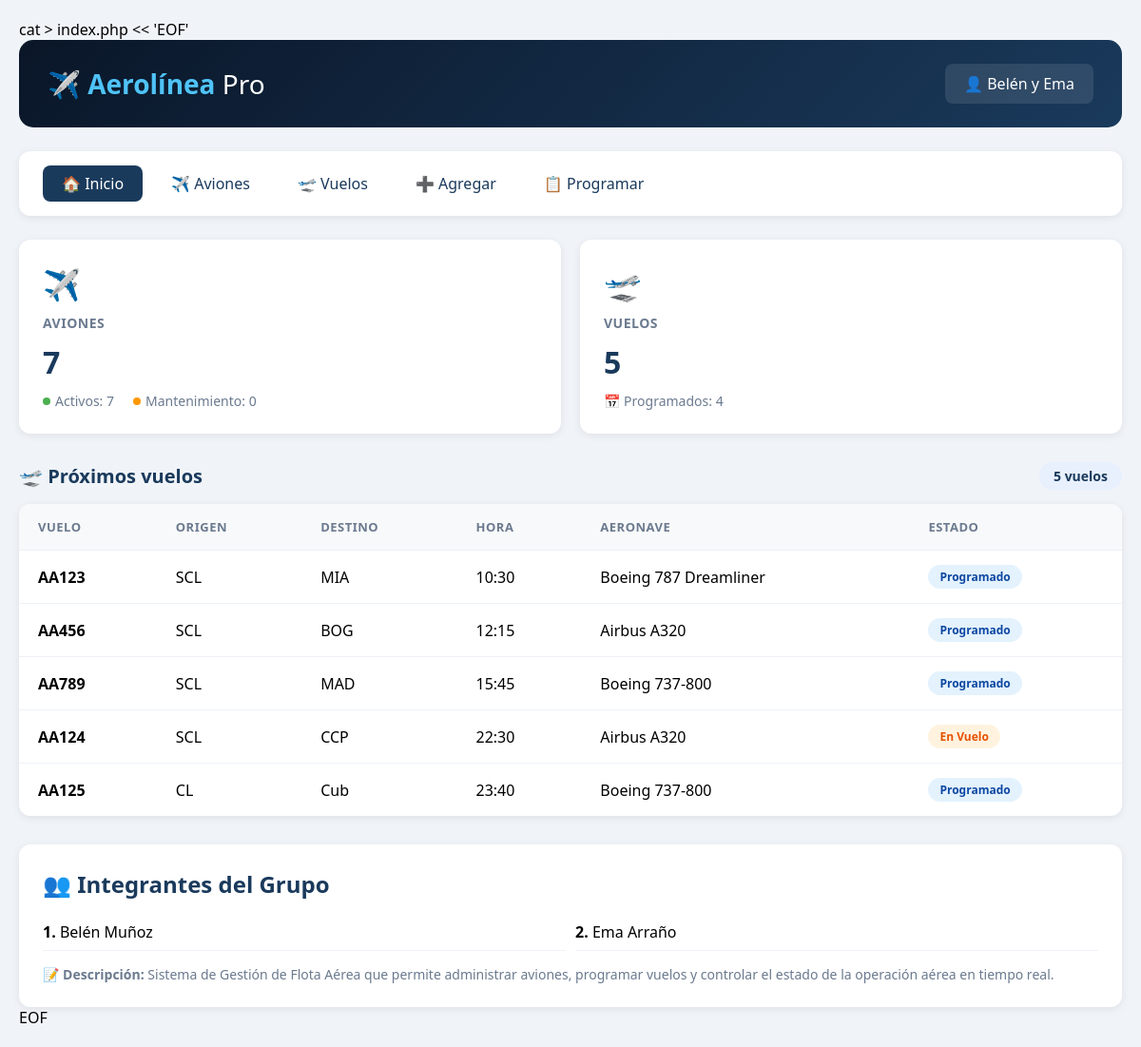
The page / on the database its author committed.
### tables this page shows
CREATE TABLE vuelos (
    id INTEGER PRIMARY KEY AUTOINCREMENT,
    numero_vuelo TEXT UNIQUE NOT NULL,
    avion_id INTEGER NOT NULL,
    origen TEXT NOT NULL,
    destino TEXT NOT NULL,
    hora_salida DATETIME NOT NULL,
    hora_llegada DATETIME NOT NULL,
    estado TEXT DEFAULT 'Programado',
    FOREIGN KEY (avion_id) REFERENCES aviones(id) ON DELETE CASCADE
);

CREATE TABLE aviones (
    id INTEGER PRIMARY KEY AUTOINCREMENT,
    matricula TEXT UNIQUE NOT NULL,
    modelo TEXT NOT NULL,
    fabricante TEXT NOT NULL,
    capacidad INTEGER NOT NULL,
    año_fabricacion INTEGER,
    estado TEXT DEFAULT 'Activo',
    fecha_registro TIMESTAMP DEFAULT CURRENT_TIMESTAMP
);

### includes/db.php (called while the page is built, shortened)
<?php
class Database {
    private static $instance = null;
    private $db;
    private function __construct() {
        $this->dbPath = __DIR__ . '/../database.db';
        try {
            $this->db = new PDO('sqlite:' . $this->dbPath);
            $this->db->setAttribute(PDO::ATTR_ERRMODE, PDO::ERRMODE_EXCEPTION);
            $this->db->setAttribute(PDO::ATTR_DEFAULT_FETCH_MODE, PDO::FETCH_ASSOC);
        } catch (PDOException $e) {
            die("❌ Error de conexión: " . $e->getMessage());
        }
    }
    public static function getInstance() {
        if (self::$instance == null) {
            self::$instance = new Database();
        }
        return self::$instance;
    }
    public function getConnection() {
        return $this->db;
    }
}
?>

### includes/crud.php (called while the page is built, shortened)
<?php
require_once __DIR__ . '/db.php';
class CRUD {
    private $db;
    public function __construct() {
        $this->db = Database::getInstance()->getConnection();
    }
    public function readAllAviones() {
        try {
            $sql = "SELECT * FROM aviones ORDER BY id DESC";
            $stmt = $this->db->query($sql);
            return $stmt->fetchAll();
        } catch (PDOException $e) {
            return [];
        }
    }
    public function readAllVuelos() {
        try {
            $sql = "SELECT v.*, a.modelo as avion_modelo, a.matricula as avion_matricula
                    FROM vuelos v
                    LEFT JOIN aviones a ON v.avion_id = a.id
                    ORDER BY v.hora_salida ASC";
            $stmt = $this->db->query($sql);
            return $stmt->fetchAll();
        } catch (PDOException $e) {
            return [];
        }
    }
    public function getEstadisticas() {
        try {
            $stats = [];
            $stmt = $this->db->query("SELECT COUNT(*) as total FROM aviones");
            $stats['total_aviones'] = $stmt->fetch()['total'];
            $stmt = $this->db->query("SELECT COUNT(*) as total FROM aviones WHERE estado = 'Activo'");
            $stats['aviones_activos'] = $stmt->fetch()['total'];
            $stmt = $this->db->query("SELECT COUNT(*) as total FROM aviones WHERE estado = 'Mantenimiento'");
            $stats['aviones_mantenimiento'] = $stmt->fetch()['total'];
            $stmt = $this->db->query("SELECT COUNT(*) as total FROM vuelos");
            $stats['total_vuelos'] = $stmt->fetch()['total'];
            $stmt = $this->db->query("SELECT COUNT(*) as total FROM vuelos WHERE estado = 'Programado'");
            $stats['vuelos_programados'] = $stmt->fetch()['total'];
            $stmt = $this->db->query("SELECT COUNT(*) as total FROM pilotos");
            $stats['total_pilotos'] = $stmt->fetch()['total'];
            return $stats;
        } catch (PDOException $e) {
            return [];
        }
    }
}
?>

### index.php (the view, shortened to what this page needs)
<?php
require_once 'includes/crud.php';
$crud = new CRUD();
$stats = $crud->getEstadisticas();
$aviones = $crud->readAllAviones();
$vuelos = $crud->readAllVuelos();
?>
<!DOCTYPE html>
<html lang="es">
<head>
</head>
<body>
    <div class="container">
        <div class="header">
            <h1>✈️ <span>Aerolínea</span> Pro</h1>
            <div class="user-info">
                <span>👤 Belén y Ema</span>
            </div>
        </div>
        <div class="navbar">
            <a href="index.php" class="active">🏠 Inicio</a>
            <a href="aviones_list.php">✈️ Aviones</a>
            <a href="vuelos_list.php">🛫 Vuelos</a>
            <a href="aviones_create.php">➕ Agregar</a>
            <a href="vuelos_create.php">📋 Programar</a>
        </div>
        <div class="stats-grid">
            <div class="stat-card">
                <div class="icon">✈️</div>
                <h3>Aviones</h3>
                <div class="number"><?= count($aviones) ?></div>
                <div class="sub-stats">
                    <span><span class="dot dot-green"></span> Activos: <?= $stats['aviones_activos'] ?? 0 ?></span>
                    <span><span class="dot dot-orange"></span> Mantenimiento: <?= $stats['aviones_mantenimiento'] ?? 0 ?></span>
                </div>
            </div>
            <div class="stat-card">
                <div class="icon">🛫</div>
                <h3>Vuelos</h3>
                <div class="number"><?= count($vuelos) ?></div>
                <div class="sub-stats">
                    <span>📅 Programados: <?= $stats['vuelos_programados'] ?? 0 ?></span>
                </div>
            </div>
        </div>
        <div class="section-title">
            <span>🛫 Próximos vuelos</span>
            <span class="badge"><?= count($vuelos) ?> vuelos</span>
        </div>
        <div class="table-wrapper">
            <table>
                <thead>
                    <tr>
                        <th>Vuelo</th>
                        <th>Origen</th>
                        <th>Destino</th>
                        <th>Hora</th>
                        <th>Aeronave</th>
                        <th>Estado</th>
                    </tr>
                </thead>
                <tbody>
                    <?php if (count($vuelos) > 0): ?>
                        <?php foreach ($vuelos as $vuelo): ?>
                            <tr>
                                <td><strong><?= htmlspecialchars($vuelo['numero_vuelo']) ?></strong></td>
                                <td><?= htmlspecialchars($vuelo['origen']) ?></td>
                                <td><?= htmlspecialchars($vuelo['destino']) ?></td>
                                <td><?= date('H:i', strtotime($vuelo['hora_salida'])) ?></td>
                                <td><?= htmlspecialchars($vuelo['avion_modelo'] ?? 'N/A') ?></td>
                                <td>
                                    <?php
                                    $estado = $vuelo['estado'];
                                    $clase = 'status-ontime';
                                    if ($estado == 'Programado') $clase = 'status-preparing';
                                    if ($estado == 'En Vuelo') $clase = 'status-boarding';
                                    ?>
                                    <span class="status-badge <?= $clase ?>"><?= $estado ?></span>
                                </td>
                            </tr>
                        <?php endforeach; ?>
                    <?php endif; ?>
                </tbody>
            </table>
        </div>
        <div class="integrantes-section">
            <h2>👥 Integrantes del Grupo</h2>
            <ul>
                <li><strong>1.</strong> Belén Muñoz</li>
                <li><strong>2.</strong> Ema Arraño</li>
            </ul>
            <p style="margin-top:15px;color:#6b7a8f;font-size:14px;">
                <strong>📝 Descripción:</strong> Sistema de Gestión de Flota Aérea que permite administrar aviones,
                programar vuelos y controlar el estado de la operación aérea en tiempo real.
            </p>
        </div>
    </div>
</body>
</html>

### index.php (style rules this page uses)
* { margin: 0; padding: 0; box-sizing: border-box; }
body { font-family: 'Segoe UI', Tahoma, Geneva, Verdana, sans-serif; background: #f0f4f8; padding: 20px; }
.container { max-width: 1400px; margin: 0 auto; }
.header { background: linear-gradient(135deg, #0a1628, #1a3a5c); color: white; padding: 25px 30px; border-radius: 15px; margin-bottom: 25px; display: flex; justify-content: space-between; align-items: center; }
.header h1 { font-size: 28px; font-weight: 300; }
.header h1 span { font-weight: 700; color: #4fc3f7; }
.header .user-info { background: rgba(255,255,255,0.1); padding: 10px 20px; border-radius: 8px; }
.navbar { background: white; padding: 15px 25px; border-radius: 12px; margin-bottom: 25px; box-shadow: 0 2px 8px rgba(0,0,0,0.08); display: flex; gap: 10px; flex-wrap: wrap; }
.navbar a { color: #1a3a5c; text-decoration: none; padding: 8px 20px; border-radius: 8px; font-weight: 500; transition: all 0.3s; }
.navbar a:hover, .navbar a.active { background: #1a3a5c; color: white; }
.stats-grid { display: grid; grid-template-columns: repeat(auto-fit, minmax(280px, 1fr)); gap: 20px; margin-bottom: 30px; }
.stat-card { background: white; padding: 25px; border-radius: 12px; box-shadow: 0 2px 8px rgba(0,0,0,0.08); transition: transform 0.2s; }
.stat-card .icon { font-size: 32px; margin-bottom: 10px; }
.stat-card h3 { color: #6b7a8f; font-size: 14px; font-weight: 600; text-transform: uppercase; letter-spacing: 0.5px; margin-bottom: 10px; }
.stat-card .number { font-size: 32px; font-weight: 700; color: #1a3a5c; }
.stat-card .sub-stats { display: flex; gap: 20px; margin-top: 10px; font-size: 14px; color: #6b7a8f; }
.stat-card .sub-stats span { display: flex; align-items: center; gap: 5px; }
.stat-card .sub-stats .dot { width: 8px; height: 8px; border-radius: 50%; display: inline-block; }
.dot-green { background: #4caf50; }
.dot-orange { background: #ff9800; }
.section-title { font-size: 20px; font-weight: 700; color: #1a3a5c; margin-bottom: 15px; display: flex; justify-content: space-between; align-items: center; }
.section-title .badge { background: #e8f0fe; color: #1a3a5c; padding: 5px 15px; border-radius: 20px; font-size: 14px; }
.table-wrapper { background: white; border-radius: 12px; overflow: hidden; box-shadow: 0 2px 8px rgba(0,0,0,0.08); margin-bottom: 30px; }
table { width: 100%; border-collapse: collapse; }
thead { background: #f8f9fa; }
th { padding: 15px 20px; text-align: left; font-weight: 600; color: #6b7a8f; font-size: 13px; text-transform: uppercase; letter-spacing: 0.5px; }
td { padding: 15px 20px; border-top: 1px solid #eef2f7; }
.status-badge { padding: 4px 12px; border-radius: 20px; font-size: 12px; font-weight: 600; display: inline-block; }
.status-boarding { background: #fff3e0; color: #e65100; }
.status-preparing { background: #e3f2fd; color: #0d47a1; }
.integrantes-section { background: white; padding: 25px; border-radius: 12px; box-shadow: 0 2px 8px rgba(0,0,0,0.08); margin-top: 30px; }
.integrantes-section h2 { color: #1a3a5c; margin-bottom: 15px; }
.integrantes-section ul { list-style: none; display: grid; grid-template-columns: repeat(auto-fit, minmax(200px, 1fr)); gap: 10px; }
.integrantes-section li { padding: 8px 0; border-bottom: 1px solid #eef2f7; }

### rows shown on the page
vuelos: id "7", numero_vuelo "AA125", origen "CL", destino "Cub", hora_salida "23:40", avion.modelo "Boeing 737-800", estado "Programado"
vuelos: numero_vuelo "AA123", origen "SCL", destino "MIA", hora_salida "10:30", avion.modelo "Boeing 787 Dreamliner", estado "Programado"
vuelos: numero_vuelo "AA456", origen "SCL", destino "BOG", hora_salida "12:15", avion.modelo "Airbus A320", estado "Programado"
vuelos: numero_vuelo "AA789", origen "SCL", destino "MAD", hora_salida "15:45", avion.modelo "Boeing 737-800", estado "Programado"
vuelos: numero_vuelo "AA124", origen "SCL", destino "CCP", hora_salida "22:30", avion.modelo "Airbus A320", estado "En Vuelo"

### other values the page prints
count($aviones) "7"
$stats['aviones_mantenimiento'] "0"
count($vuelos) "5"
$stats['vuelos_programados'] "4"
